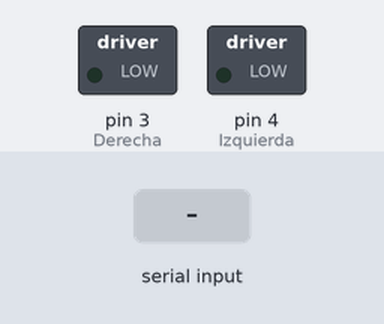
Bench run of a sketch on a simulated Arduino Uno, built with avr-gcc and run on an emulated ATmega328P. Shown: switched loads named in the sketch (green lamp = pin HIGH). The test bench sets the inputs (shaded band). What the sketch prints to the serial monitor is not drawn.

Above: at 1.2 s.
1.3 s: "1" received over the second serial link
At 2.2 s:
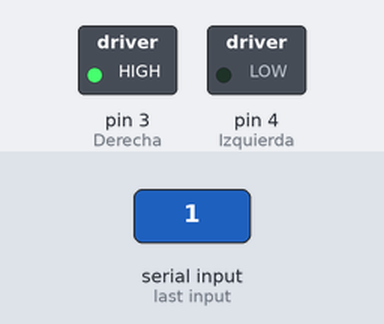
2.8 s: "0" received over the second serial link
At 3.3 s:
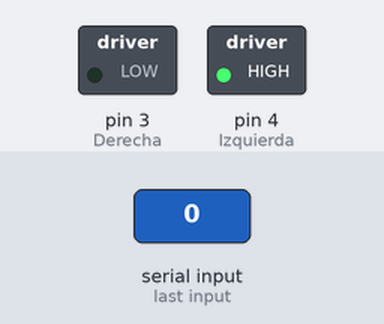
4.3 s: "2" received over the second serial link
At 5.7 s:
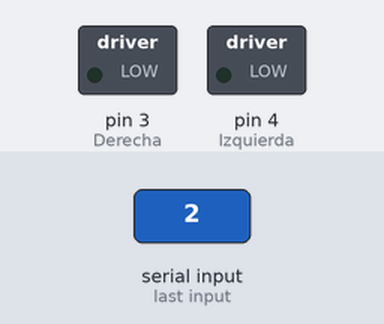
Timing chart, 0 to 7.3 s (numbered marks = the images above; inputs shaded):
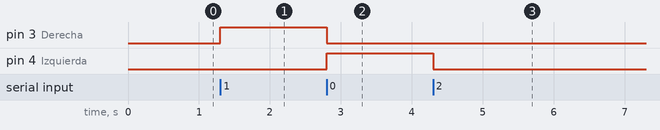

Measured:
- after the input at 1.3 s, pin 3 (Derecha): LOW → HIGH at once
- after the input at 2.8 s, pin 3 (Derecha): HIGH → LOW at once; pin 4 (Izquierda): LOW → HIGH at once
- after the input at 4.3 s, pin 4 (Izquierda): HIGH → LOW at once

The sketch:

Control.ino
```cpp
#include <SoftwareSerial.h>
SoftwareSerial Motor(10,11);
int Derecha=3;
int Izquierda=4;
int rx=10;
int tx=11;
void setup() {
 Serial.begin(9600);
 Motor.begin(9600);
 Serial.print("Listo\n");
 pinMode(Derecha, OUTPUT);
 pinMode(Izquierda, OUTPUT);
}

void loop() {
  if(Motor.available()){
    char Boton = Motor.read();
    if(Boton=='1'){
      digitalWrite(Derecha, HIGH);
      digitalWrite(Izquierda, LOW);
    }
    else{
      if(Boton=='0'){
      digitalWrite(Izquierda, HIGH);
      digitalWrite(Derecha, LOW);
      }
      else{
        digitalWrite(Izquierda, LOW);
        digitalWrite(Derecha, LOW);
      }
    }
  }
}
```
